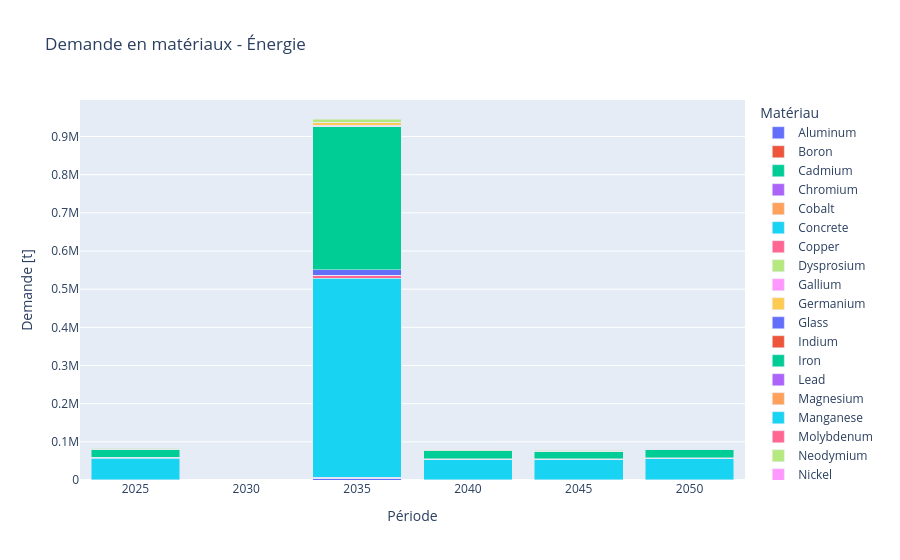

The notebook cell saved with this chart:
### Code cell
def plot_all_materials_demand(cumulative=False, market_share=False, show = False):
    
    data_all = {}
    for material in df_mi.index:
        total_by_period = []
        for period in periods:
            total = 0
            if market_share:
                for model_tech, info in tech_groups.items():
                    f_new = results['F_new'].loc[period].loc[model_tech].squeeze()
                    ms = get_ms(info['iam_source'], period)
                    for excel_tech in info['excel_techs']:
                        total += f_new * ms[excel_tech] * df_mi.loc[material, excel_tech]
            else:
                for tech, excel_col in tech_mapping.items():
                    total += results['F_new'].loc[period].loc[tech].squeeze() * df_mi.loc[material, excel_col]
            total_by_period.append(total)
        data_all[material] = total_by_period

    df_all = pd.DataFrame(data_all, index=periods)
    df_all = df_all.loc[:, df_all.max() > 0]

    if cumulative:
        df_cumulative = df_all.sum(axis=1).cumsum()
        fig = px.line(x=periods, y=df_cumulative.values,
                      title='Demande cumulative - Tous matériaux',
                      labels={'x': 'Période', 'y': 'Demande cumulative [t]'})
    else:
        df_all_annual = df_all / 5
        df_all_annual.index = years 
        df_melted = df_all_annual.reset_index().rename(columns={'index': 'Période'}).melt(
            id_vars='Période', var_name='Matériau', value_name='Demande [t]'
        )
        fig = px.bar(df_melted, x='Période', y='Demande [t]', color='Matériau', barmode='stack',
                     title='Demande en matériaux - Énergie')
        fig.update_layout(xaxis_title='Période', yaxis_title='Demande [t]')
    if show:
        fig.show()
    return df_all

#plot_all_materials_demand(cumulative=True,market_share=True)
plot_all_materials_demand(market_share=True, show = True)

### Figure 1 — Plotly figure (JSON) as saved in the notebook; plotly's stock layout.template omitted (floating-point values rounded to 4 significant figures)
{"data": [{"hovertemplate": "Matériau=Aluminum<br>Période=%{x}<br>Demande [t]=%{y}<extra></extra>", "legendgroup": "Aluminum", "marker": {"color": "#636efa", "pattern": {"shape": ""}}, "name": "Aluminum", "orientation": "v", "showlegend": true, "textposition": "auto", "type": "bar", "x": ["2025", "2030", "2035", "2040", "2045", "2050"], "xaxis": "x", "y": [209.7, 0.0, 5220.0, 197.4, 196.6, 206.9], "yaxis": "y"}, {"hovertemplate": "Matériau=Boron<br>Période=%{x}<br>Demande [t]=%{y}<extra></extra>", "legendgroup": "Boron", "marker": {"color": "#EF553B", "pattern": {"shape": ""}}, "name": "Boron", "orientation": "v", "showlegend": true, "textposition": "auto", "type": "bar", "x": ["2025", "2030", "2035", "2040", "2045", "2050"], "xaxis": "x", "y": [0.2247, 0.0, 2.288, 0.2535, 0.2706, 0.3043], "yaxis": "y"}, {"hovertemplate": "Matériau=Cadmium<br>Période=%{x}<br>Demande [t]=%{y}<extra></extra>", "legendgroup": "Cadmium", "marker": {"color": "#00cc96", "pattern": {"shape": ""}}, "name": "Cadmium", "orientation": "v", "showlegend": true, "textposition": "auto", "type": "bar", "x": ["2025", "2030", "2035", "2040", "2045", "2050"], "xaxis": "x", "y": [0.001129, 0.0, 0.1758, 0.00156, 0.001704, 0.001848], "yaxis": "y"}, {"hovertemplate": "Matériau=Chromium<br>Période=%{x}<br>Demande [t]=%{y}<extra></extra>", "legendgroup": "Chromium", "marker": {"color": "#ab63fa", "pattern": {"shape": ""}}, "name": "Chromium", "orientation": "v", "showlegend": true, "textposition": "auto", "type": "bar", "x": ["2025", "2030", "2035", "2040", "2045", "2050"], "xaxis": "x", "y": [85.42, 0.0, 2184.0, 81.54, 81.91, 86.98], "yaxis": "y"}, {"hovertemplate": "Matériau=Cobalt<br>Période=%{x}<br>Demande [t]=%{y}<extra></extra>", "legendgroup": "Cobalt", "marker": {"color": "#FFA15A", "pattern": {"shape": ""}}, "name": "Cobalt", "orientation": "v", "showlegend": true, "textposition": "auto", "type": "bar", "x": ["2025", "2030", "2035", "2040", "2045", "2050"], "xaxis": "x", "y": [0.06869, 0.0, 0.6183, 0.0633, 0.06216, 0.06457], "yaxis": "y"}, {"hovertemplate": "Matériau=Concrete<br>Période=%{x}<br>Demande [t]=%{y}<extra></extra>", "legendgroup": "Concrete", "marker": {"color": "#19d3f3", "pattern": {"shape": ""}}, "name": "Concrete", "orientation": "v", "showlegend": true, "textposition": "auto", "type": "bar", "x": ["2025", "2030", "2035", "2040", "2045", "2050"], "xaxis": "x", "y": [57270.0, 0.0, 521300.0, 53740.0, 53620.0, 56620.0], "yaxis": "y"}, {"hovertemplate": "Matériau=Copper<br>Période=%{x}<br>Demande [t]=%{y}<extra></extra>", "legendgroup": "Copper", "marker": {"color": "#FF6692", "pattern": {"shape": ""}}, "name": "Copper", "orientation": "v", "showlegend": true, "textposition": "auto", "type": "bar", "x": ["2025", "2030", "2035", "2040", "2045", "2050"], "xaxis": "x", "y": [466.8, 0.0, 7059.0, 461.6, 472.0, 510.3], "yaxis": "y"}, {"hovertemplate": "Matériau=Dysprosium<br>Période=%{x}<br>Demande [t]=%{y}<extra></extra>", "legendgroup": "Dysprosium", "marker": {"color": "#B6E880", "pattern": {"shape": ""}}, "name": "Dysprosium", "orientation": "v", "showlegend": true, "textposition": "auto", "type": "bar", "x": ["2025", "2030", "2035", "2040", "2045", "2050"], "xaxis": "x", "y": [0.9639, 0.0, 9.289, 1.005, 1.047, 1.153], "yaxis": "y"}, {"hovertemplate": "Matériau=Gallium<br>Période=%{x}<br>Demande [t]=%{y}<extra></extra>", "legendgroup": "Gallium", "marker": {"color": "#FF97FF", "pattern": {"shape": ""}}, "name": "Gallium", "orientation": "v", "showlegend": true, "textposition": "auto", "type": "bar", "x": ["2025", "2030", "2035", "2040", "2045", "2050"], "xaxis": "x", "y": [9.912e-05, 0.0, 0.01687, 0.0001543, 0.0001728, 0.0001912], "yaxis": "y"}, {"hovertemplate": "Matériau=Germanium<br>Période=%{x}<br>Demande [t]=%{y}<extra></extra>", "legendgroup": "Germanium", "marker": {"color": "#FECB52", "pattern": {"shape": ""}}, "name": "Germanium", "orientation": "v", "showlegend": true, "textposition": "auto", "type": "bar", "x": ["2025", "2030", "2035", "2040", "2045", "2050"], "xaxis": "x", "y": [9.44e-05, 0.0, 0.01828, 0.0001737, 0.0002001, 0.0002266], "yaxis": "y"}, {"hovertemplate": "Matériau=Glass<br>Période=%{x}<br>Demande [t]=%{y}<extra></extra>", "legendgroup": "Glass", "marker": {"color": "#636efa", "pattern": {"shape": ""}}, "name": "Glass", "orientation": "v", "showlegend": true, "textposition": "auto", "type": "bar", "x": ["2025", "2030", "2035", "2040", "2045", "2050"], "xaxis": "x", "y": [1343.0, 0.0, 14740.0, 1275.0, 1277.0, 1353.0], "yaxis": "y"}, {"hovertemplate": "Matériau=Indium<br>Période=%{x}<br>Demande [t]=%{y}<extra></extra>", "legendgroup": "Indium", "marker": {"color": "#EF553B", "pattern": {"shape": ""}}, "name": "Indium", "orientation": "v", "showlegend": true, "textposition": "auto", "type": "bar", "x": ["2025", "2030", "2035", "2040", "2045", "2050"], "xaxis": "x", "y": [0.0003188, 0.0, 0.05452, 0.0004994, 0.0005596, 0.0006198], "yaxis": "y"}, {"hovertemplate": "Matériau=Iron<br>Période=%{x}<br>Demande [t]=%{y}<extra></extra>", "legendgroup": "Iron", "marker": {"color": "#00cc96", "pattern": {"shape": ""}}, "name": "Iron", "orientation": "v", "showlegend": true, "textposition": "auto", "type": "bar", "x": ["2025", "2030", "2035", "2040", "2045", "2050"], "xaxis": "x", "y": [21540.0, 0.0, 376000.0, 20240.0, 20200.0, 21340.0], "yaxis": "y"}, {"hovertemplate": "Matériau=Lead<br>Période=%{x}<br>Demande [t]=%{y}<extra></extra>", "legendgroup": "Lead", "marker": {"color": "#ab63fa", "pattern": {"shape": ""}}, "name": "Lead", "orientation": "v", "showlegend": true, "textposition": "auto", "type": "bar", "x": ["2025", "2030", "2035", "2040", "2045", "2050"], "xaxis": "x", "y": [0.0175, 0.0, 242.1, 0.01704, 0.01689, 0.01674], "yaxis": "y"}, {"hovertemplate": "Matériau=Magnesium<br>Période=%{x}<br>Demande [t]=%{y}<extra></extra>", "legendgroup": "Magnesium", "marker": {"color": "#FFA15A", "pattern": {"shape": ""}}, "name": "Magnesium", "orientation": "v", "showlegend": true, "textposition": "auto", "type": "bar", "x": ["2025", "2030", "2035", "2040", "2045", "2050"], "xaxis": "x", "y": [0.0, 0.0, 80.0, 0.0, 0.0, 0.0], "yaxis": "y"}, {"hovertemplate": "Matériau=Manganese<br>Période=%{x}<br>Demande [t]=%{y}<extra></extra>", "legendgroup": "Manganese", "marker": {"color": "#19d3f3", "pattern": {"shape": ""}}, "name": "Manganese", "orientation": "v", "showlegend": true, "textposition": "auto", "type": "bar", "x": ["2025", "2030", "2035", "2040", "2045", "2050"], "xaxis": "x", "y": [131.2, 0.0, 1353.0, 124.1, 124.2, 131.5], "yaxis": "y"}, {"hovertemplate": "Matériau=Molybdenum<br>Période=%{x}<br>Demande [t]=%{y}<extra></extra>", "legendgroup": "Molybdenum", "marker": {"color": "#FF6692", "pattern": {"shape": ""}}, "name": "Molybdenum", "orientation": "v", "showlegend": true, "textposition": "auto", "type": "bar", "x": ["2025", "2030", "2035", "2040", "2045", "2050"], "xaxis": "x", "y": [17.56, 0.0, 371.2, 16.74, 16.8, 17.85], "yaxis": "y"}, {"hovertemplate": "Matériau=Neodymium<br>Période=%{x}<br>Demande [t]=%{y}<extra></extra>", "legendgroup": "Neodymium", "marker": {"color": "#B6E880", "pattern": {"shape": ""}}, "name": "Neodymium", "orientation": "v", "showlegend": true, "textposition": "auto", "type": "bar", "x": ["2025", "2030", "2035", "2040", "2045", "2050"], "xaxis": "x", "y": [8.9, 0.0, 87.81, 9.594, 10.1, 11.22], "yaxis": "y"}, {"hovertemplate": "Matériau=Nickel<br>Période=%{x}<br>Demande [t]=%{y}<extra></extra>", "legendgroup": "Nickel", "marker": {"color": "#FF97FF", "pattern": {"shape": ""}}, "name": "Nickel", "orientation": "v", "showlegend": true, "textposition": "auto", "type": "bar", "x": ["2025", "2030", "2035", "2040", "2045", "2050"], "xaxis": "x", "y": [65.19, 0.0, 589.1, 60.93, 60.61, 63.81], "yaxis": "y"}, {"hovertemplate": "Matériau=Polymers<br>Période=%{x}<br>Demande [t]=%{y}<extra></extra>", "legendgroup": "Polymers", "marker": {"color": "#FECB52", "pattern": {"shape": ""}}, "name": "Polymers", "orientation": "v", "showlegend": true, "textposition": "auto", "type": "bar", "x": ["2025", "2030", "2035", "2040", "2045", "2050"], "xaxis": "x", "y": [772.4, 0.0, 7483.0, 730.1, 730.1, 772.4], "yaxis": "y"}, {"hovertemplate": "Matériau=Praesodymium<br>Période=%{x}<br>Demande [t]=%{y}<extra></extra>", "legendgroup": "Praesodymium", "marker": {"color": "#636efa", "pattern": {"shape": ""}}, "name": "Praesodymium", "orientation": "v", "showlegend": true, "textposition": "auto", "type": "bar", "x": ["2025", "2030", "2035", "2040", "2045", "2050"], "xaxis": "x", "y": [1.325, 0.0, 13.09, 1.442, 1.526, 1.704], "yaxis": "y"}, {"hovertemplate": "Matériau=Selenium<br>Période=%{x}<br>Demande [t]=%{y}<extra></extra>", "legendgroup": "Selenium", "marker": {"color": "#EF553B", "pattern": {"shape": ""}}, "name": "Selenium", "orientation": "v", "showlegend": true, "textposition": "auto", "type": "bar", "x": ["2025", "2030", "2035", "2040", "2045", "2050"], "xaxis": "x", "y": [0.0006718, 0.0, 0.1144, 0.001046, 0.001171, 0.001296], "yaxis": "y"}, {"hovertemplate": "Matériau=Silicon<br>Période=%{x}<br>Demande [t]=%{y}<extra></extra>", "legendgroup": "Silicon", "marker": {"color": "#00cc96", "pattern": {"shape": ""}}, "name": "Silicon", "orientation": "v", "showlegend": true, "textposition": "auto", "type": "bar", "x": ["2025", "2030", "2035", "2040", "2045", "2050"], "xaxis": "x", "y": [1.784, 0.0, 217.3, 1.734, 1.717, 1.7], "yaxis": "y"}, {"hovertemplate": "Matériau=Silver<br>Période=%{x}<br>Demande [t]=%{y}<extra></extra>", "legendgroup": "Silver", "marker": {"color": "#ab63fa", "pattern": {"shape": ""}}, "name": "Silver", "orientation": "v", "showlegend": true, "textposition": "auto", "type": "bar", "x": ["2025", "2030", "2035", "2040", "2045", "2050"], "xaxis": "x", "y": [0.01338, 0.0, 1.629, 0.013, 0.01287, 0.01274], "yaxis": "y"}, {"hovertemplate": "Matériau=Tellurium<br>Période=%{x}<br>Demande [t]=%{y}<extra></extra>", "legendgroup": "Tellurium", "marker": {"color": "#FFA15A", "pattern": {"shape": ""}}, "name": "Tellurium", "orientation": "v", "showlegend": true, "textposition": "auto", "type": "bar", "x": ["2025", "2030", "2035", "2040", "2045", "2050"], "xaxis": "x", "y": [0.001194, 0.0, 0.1859, 0.00165, 0.001802, 0.001954], "yaxis": "y"}, {"hovertemplate": "Matériau=Terbium<br>Période=%{x}<br>Demande [t]=%{y}<extra></extra>", "legendgroup": "Terbium", "marker": {"color": "#19d3f3", "pattern": {"shape": ""}}, "name": "Terbium", "orientation": "v", "showlegend": true, "textposition": "auto", "type": "bar", "x": ["2025", "2030", "2035", "2040", "2045", "2050"], "xaxis": "x", "y": [0.2647, 0.0, 2.652, 0.2929, 0.3111, 0.3486], "yaxis": "y"}, {"hovertemplate": "Matériau=Tin<br>Période=%{x}<br>Demande [t]=%{y}<extra></extra>", "legendgroup": "Tin", "marker": {"color": "#FF6692", "pattern": {"shape": ""}}, "name": "Tin", "orientation": "v", "showlegend": true, "textposition": "auto", "type": "bar", "x": ["2025", "2030", "2035", "2040", "2045", "2050"], "xaxis": "x", "y": [0.1567, 0.0, 19.45, 0.1567, 0.1567, 0.1567], "yaxis": "y"}, {"hovertemplate": "Matériau=Zinc<br>Période=%{x}<br>Demande [t]=%{y}<extra></extra>", "legendgroup": "Zinc", "marker": {"color": "#B6E880", "pattern": {"shape": ""}}, "name": "Zinc", "orientation": "v", "showlegend": true, "textposition": "auto", "type": "bar", "x": ["2025", "2030", "2035", "2040", "2045", "2050"], "xaxis": "x", "y": [919.4, 0.0, 8747.0, 868.8, 868.8, 919.4], "yaxis": "y"}], "layout": {"barmode": "stack", "legend": {"title": {"text": "Matériau"}, "tracegroupgap": 0}, "title": {"text": "Demande en matériaux - Énergie"}, "xaxis": {"anchor": "y", "domain": [0, 1], "title": {"text": "Période"}}, "yaxis": {"anchor": "x", "domain": [0, 1], "title": {"text": "Demande [t]"}}}}
